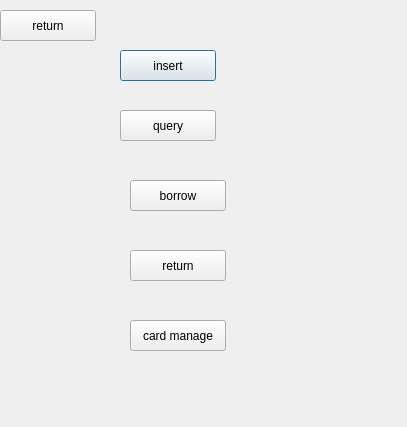
<?xml version="1.0" encoding="UTF-8"?>
<ui version="4.0">
 <class>admiDialog</class>
 <widget class="QDialog" name="admiDialog">
  <property name="geometry">
   <rect>
    <x>0</x>
    <y>0</y>
    <width>407</width>
    <height>427</height>
   </rect>
  </property>
  <property name="windowTitle">
   <string>Dialog</string>
  </property>
  <widget class="QPushButton" name="admiInsert">
   <property name="geometry">
    <rect>
     <x>120</x>
     <y>50</y>
     <width>96</width>
     <height>31</height>
    </rect>
   </property>
   <property name="text">
    <string>insert</string>
   </property>
  </widget>
  <widget class="QPushButton" name="admiQuery">
   <property name="geometry">
    <rect>
     <x>120</x>
     <y>110</y>
     <width>96</width>
     <height>31</height>
    </rect>
   </property>
   <property name="text">
    <string>query</string>
   </property>
  </widget>
  <widget class="QPushButton" name="admiBorrow">
   <property name="geometry">
    <rect>
     <x>130</x>
     <y>180</y>
     <width>96</width>
     <height>31</height>
    </rect>
   </property>
   <property name="text">
    <string>borrow</string>
   </property>
  </widget>
  <widget class="QPushButton" name="admiReturn">
   <property name="geometry">
    <rect>
     <x>130</x>
     <y>250</y>
     <width>96</width>
     <height>31</height>
    </rect>
   </property>
   <property name="text">
    <string>return</string>
   </property>
  </widget>
  <widget class="QPushButton" name="admiCard">
   <property name="geometry">
    <rect>
     <x>130</x>
     <y>320</y>
     <width>96</width>
     <height>31</height>
    </rect>
   </property>
   <property name="text">
    <string>card manage</string>
   </property>
  </widget>
  <widget class="QPushButton" name="returnAdmi">
   <property name="geometry">
    <rect>
     <x>0</x>
     <y>10</y>
     <width>96</width>
     <height>31</height>
    </rect>
   </property>
   <property name="text">
    <string>return</string>
   </property>
  </widget>
 </widget>
 <resources/>
 <connections/>
</ui>
